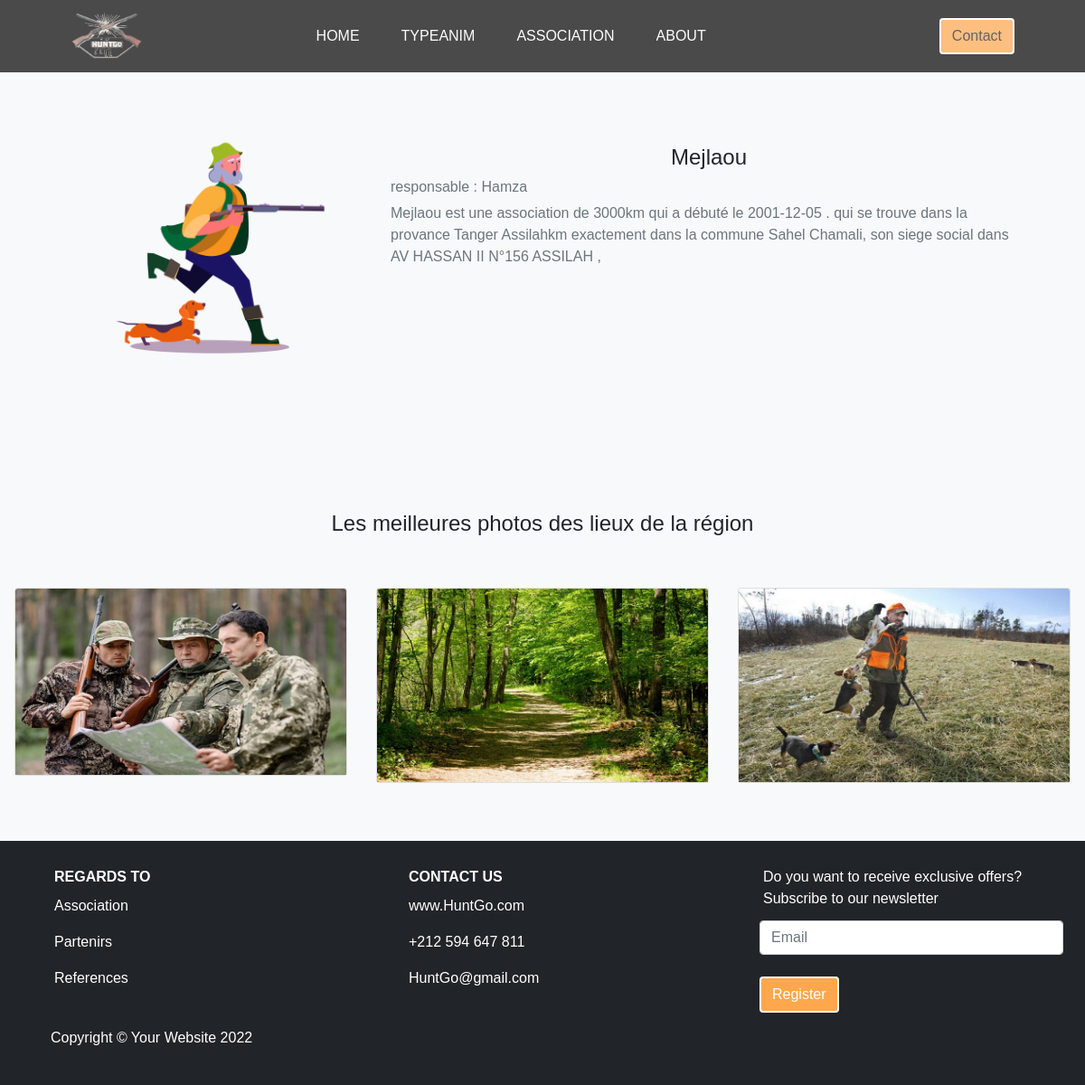
The page /PFE_Projet_code/pages/deAss.php?idAssoc=2 on the database its author committed.
### tables this page shows
CREATE TABLE `province` (
  `idProv` int(11) NOT NULL,
  `nomProv` char(25) DEFAULT NULL
);

CREATE TABLE `association` (
  `idAssoc` int(11) NOT NULL,
  `idCom` int(11) NOT NULL,
  `idZone` int(11) NOT NULL,
  `nom` char(25) DEFAULT NULL,
  `adress` char(100) DEFAULT NULL,
  `responsable` char(25) DEFAULT NULL,
  `description` char(250) DEFAULT NULL,
  `dateDDe` date DEFAULT NULL,
  `imgAssoc` char(100) DEFAULT NULL
);

CREATE TABLE `zonechasse` (
  `idZone` int(11) NOT NULL,
  `adressZone` char(100) DEFAULT NULL,
  `superficie` int(11) DEFAULT NULL
);

CREATE TABLE `commune` (
  `idCom` int(11) NOT NULL,
  `idProv` int(11) NOT NULL,
  `nomCom` char(25) DEFAULT NULL
);

CREATE TABLE `mediazone` (
  `idMd` int(11) NOT NULL,
  `idZone` int(11) NOT NULL,
  `mediaType` char(25) DEFAULT NULL,
  `url` char(100) DEFAULT NULL
);

### PFE_Projet_code/pages/deAss.php (the view, shortened to what this page needs)
<?php
include '../inc/conn.php';
?>
<!DOCTYPE html>
<html lang="en">
<?php
include '../component/Nav.php';
?>
<?php
$id = $_GET['idAssoc'];
$sql = "SELECT nomProv ,C.nomCom,A.adress,A.imgAssoc, A.dateDDe,A.nom,A.responsable,Z.adressZone,Z.superficie,M.url FROM `province`  P
  INNER JOIN commune C
  ON p.idProv= C.idProv
  INNER JOIN association A
  ON C.idCom = A.idCom
  INNER JOIN zonechasse Z
  ON A.idZone=z.idZone
  INNER JOIN mediazone M
  ON z.idZone = M.idZone
  where idAssoc='$id'";
$result = mysqli_query($connect, $sql);
?>
<form action="" class="py-5 bg-light" method="POST" enctype=" multipart/form-data">
  <section class="bg-light py-5" id="prO">
    <div class="container-fluid px-lg-5 py-5">
      <?php
      $us = mysqli_fetch_assoc($result)
      ?>
      <div class="row gx-0 mb-4 mb-lg-5 justify-content-center">
        <div class="col-xl-4 col-lg-5 col-md-10 col-sm-9 col-12"><img class="img-fluid rounded-3" src="<?php echo $us['imgAssoc']; ?>" alt="...">
        </div>
        <div class="col-xl-8 col-lg-7 col-md-10 col-sm-10 mt-3">
          <div class="featured-text text-center text-lg-left mx-3">
            <h4 class="fs-4"><?php echo $us['nom']; ?></h4>
            <h6 class="text-start text-secondary">responsable : <?php echo $us['responsable']; ?></h6>
            <p class="text-secondary text-start "><?php echo $us['nom']; ?> est une association de <?php echo $us['superficie']; ?>km qui a débuté le <?php echo $us['dateDDe']; ?> . qui se trouve dans la provance <?php echo $us['nomProv']; ?>km exactement dans la commune <?php echo $us['nomCom']; ?>, son siege social dans <span class="Size"> <?php echo $us['adress']; ?> </span>,
            </p>
          </div>
        </div>
      </div>
    </div>
  </section>
  <h4 class="fs-4 text-center pb-5">Les meilleures photos des lieux de la région</h4>
  <div class="carousel slide" data-bs-ride="carousel">
    <div class="carousel-inner">
      <div class="carousel-item active">
        <div class="col-md-4" style="float:left">
          <div class="card mb-3 mx-3">
            <img class="card-img-top " src="../img/Slide2.jpg" alt="Card image cap">
          </div>
        </div>
        <div class="col-md-4" style="float:left">
          <div class="card mb-3 mx-3"><img class="card-img-top" src=" <?php echo $us['url']; ?>" alt="Card image cap"></div>
        </div>
        <div class="col-md-4" style="float:left">
          <div class="card mb-3 mx-3"><img class="card-img-top" src="../img/Slide3.jpg" alt="Card image cap"></div>
        </div>
      </div>
    </div>
  </div>
</form>
<?php
include '../component/Footer.php';
?>
</body>
</html>

### PFE_Projet_code/style/styl.css (style rules this page uses)
* { box-sizing: border-box; margin: 0; padding: 0; }
body { font-style:normal; font-family:sans-serif; }
.Size { font-size: 1rem; }

### rows shown on the page
province: association.imgAssoc (picture), association.nom "Mejlaou", association.responsable "Hamza", zonechasse.superficie "3000", association.dateDDe "2001-12-05", nomProv "Tanger Assilah", commune.nomCom "Sahel Chamali", association.adress "AV HASSAN II N°156 ASSILAH", mediazone.url (picture)
